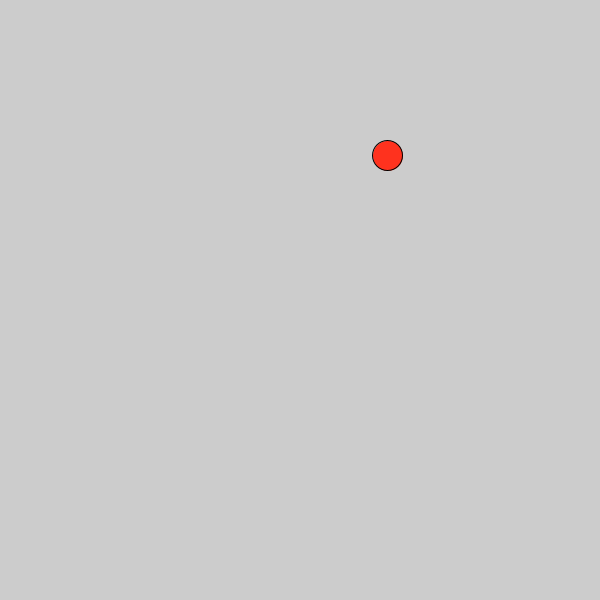
Frame 1 (no input)
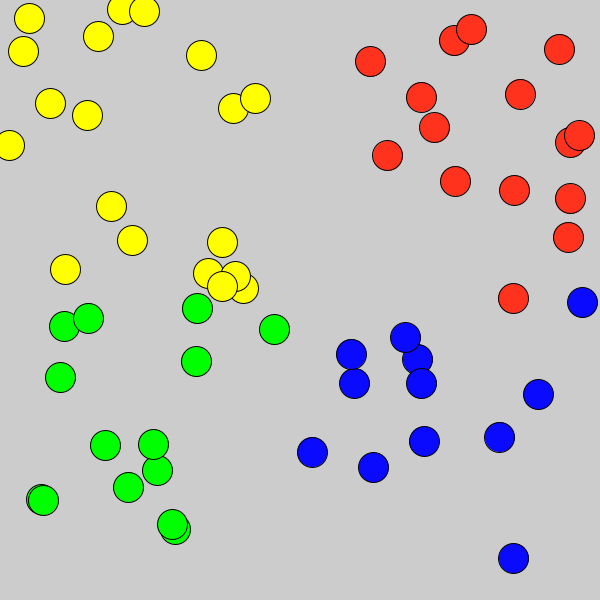
Frame 60 (the mouse pressed at the canvas centre just before this capture)
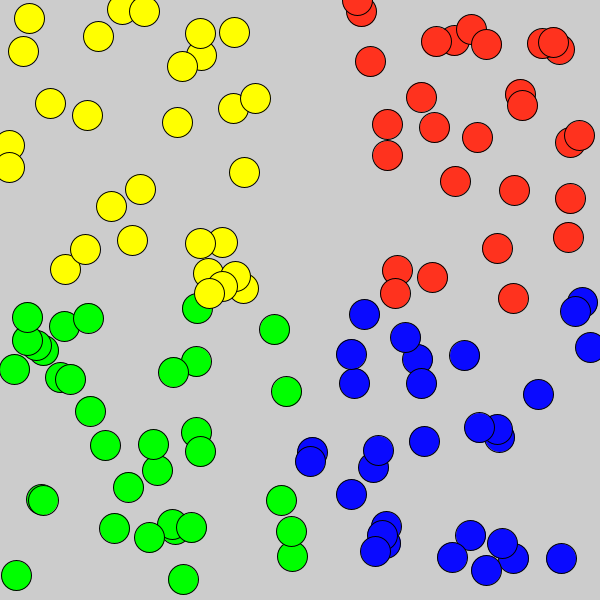
Frame 120 (the mouse held since frame 60 and released just before this capture)

The Processing sketch that drew these frames (run headless with seeded random() and noise(); from frame 60 on, the mouse is pressed at the canvas centre):

// Processing sketch: sketch_4_quarters_random_
// ── sketch_4_quarters_random_.pde
float x;
float y;

void setup() {
  size(600, 600);
}

void draw() {
  x = random(600);
  y = random(600);
  if (x <= 300 && y <= 300) {
  fill(255, 255, 0);
  circle(x, y, 30);
  }
  if (x <= 300 && y > 300) {
  fill (0, 255, 0); 
  circle(x, y, 30);
  }
  if (x > 300 && y <= 300) {
    fill(255, 50, 30);
  circle(x, y, 30);
  }
  if (x > 300 && y > 300) {
  fill(10, 10, 255);
  circle(x, y, 30);
  }
}
